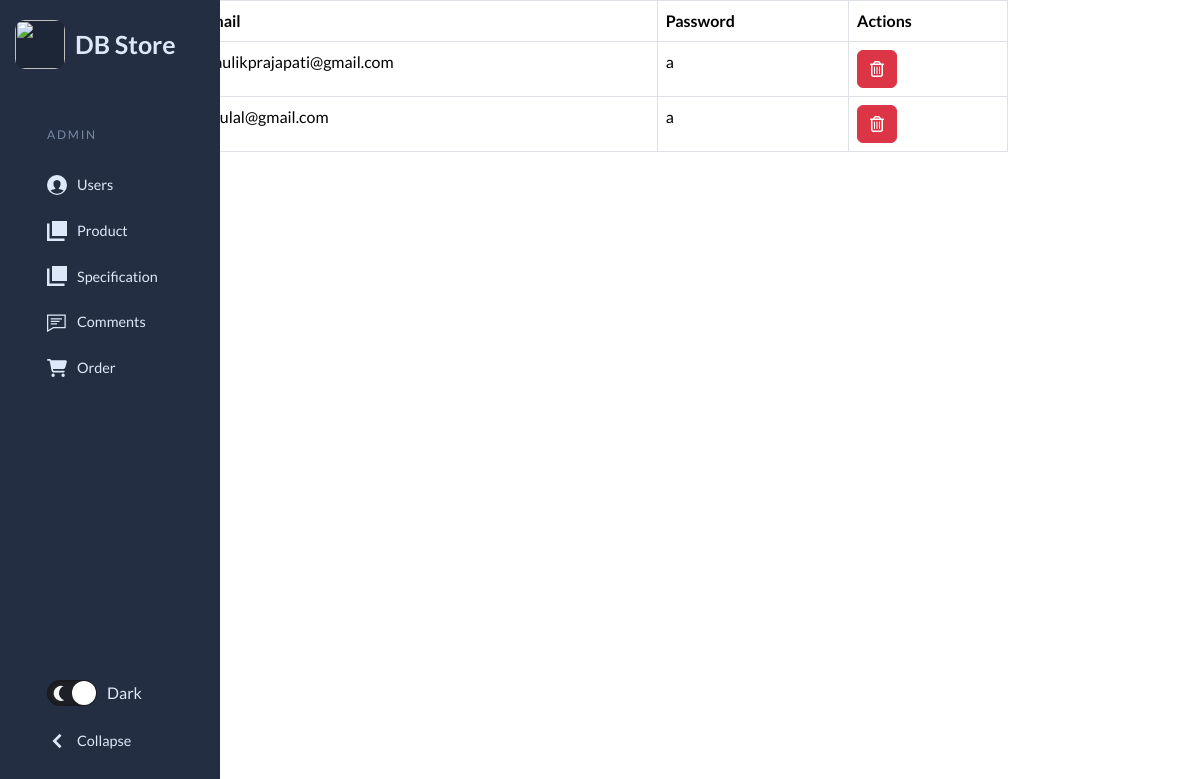
The app's page /adminUser.php (signed in) with its own data.
### tables this page shows
CREATE TABLE `usertable` (
  `email` varchar(255) NOT NULL,
  `password` varchar(100) NOT NULL
);

### adminUser.php (the view, shortened to what this page needs)
<?php
include "connection.php";
?>
<!DOCTYPE html>
<html lang="en">
<head>
    <link href="https://cdn.jsdelivr.net/npm/bootstrap@5.3.2/dist/css/bootstrap.min.css" rel="stylesheet">
  <link rel="stylesheet" href="https://cdnjs.cloudflare.com/ajax/libs/font-awesome/6.5.1/css/all.min.css"
 />
</head>
<body>
      <div class="container" style="width: 70%;">
            <?php
             include "adminNavbar.php";
                    $query="select * from usertable";
                    $result=mysqli_query($conn,$query);
            ?>
             <div class="row">
              <div class="col-12">
                <table class="table table-bordered">
                  <thead>
                    <tr>
                      <th scope="col">Email</th>
                      <th scope="col">Password</th>
                      <th scope="col">Actions</th>
                    </tr>
                  </thead>
                  <tbody>
                  <?php
                         while($row=mysqli_fetch_assoc($result)){
                      ?>
                    <tr>
                      <td><?php echo $row["email"]; ?></td>
                      <td><?php echo $row["password"]; ?></td>
                      <td>
                       <a href="userDelete.php?email=<?php echo $row['email']?>"> <button type="button" class="btn btn-danger" name="btnDelete"><i class="far fa-trash-alt"></i></button></a>
                      </td>
                    </tr>
                  </tbody>
                  <?php
                         }
                  ?>
                </table>
              </div>
            </div>
      </div>
</body>
</html>

### adminNavbar.php (style rules this page uses)
:root { --page-header-bgColor: #242e42; --page-header-bgColor-hover: #1d2636; --page-header-txtColor: #dde9f8; --page-header-headingColor: #7889a4; --page-header-width: 220px; --page-content-bgColor: #f0f1f6; --page-content-txtColor: #171616; --page-content-blockColor: #fff; --white: #fff; --black: #333; --blue: #00b9eb; --red: #ec1848; --border-radius: 4px; --box-shadow: 0 0 10px -2px rgba(0, 0, 0, 0.075); --switch-bgLightModeColor: #87cefa; --switch-sunColor: gold; --switch-moonColor: #f4f4f4; --switch-bgDarkModeColor: #1f1f27; }
* { padding: 0; margin: 0; box-sizing: border-box; }
a, button { color: inherit; }
a { text-decoration: none; }
button { background: none; cursor: pointer; }
button, input { border: none; }
body { font: 16px/1.5 "Lato", sans-serif; }

### records on screen
usertable: email "maulikprajapati@gmail.com", password "a"
usertable: email "virulal@gmail.com", password "a"
